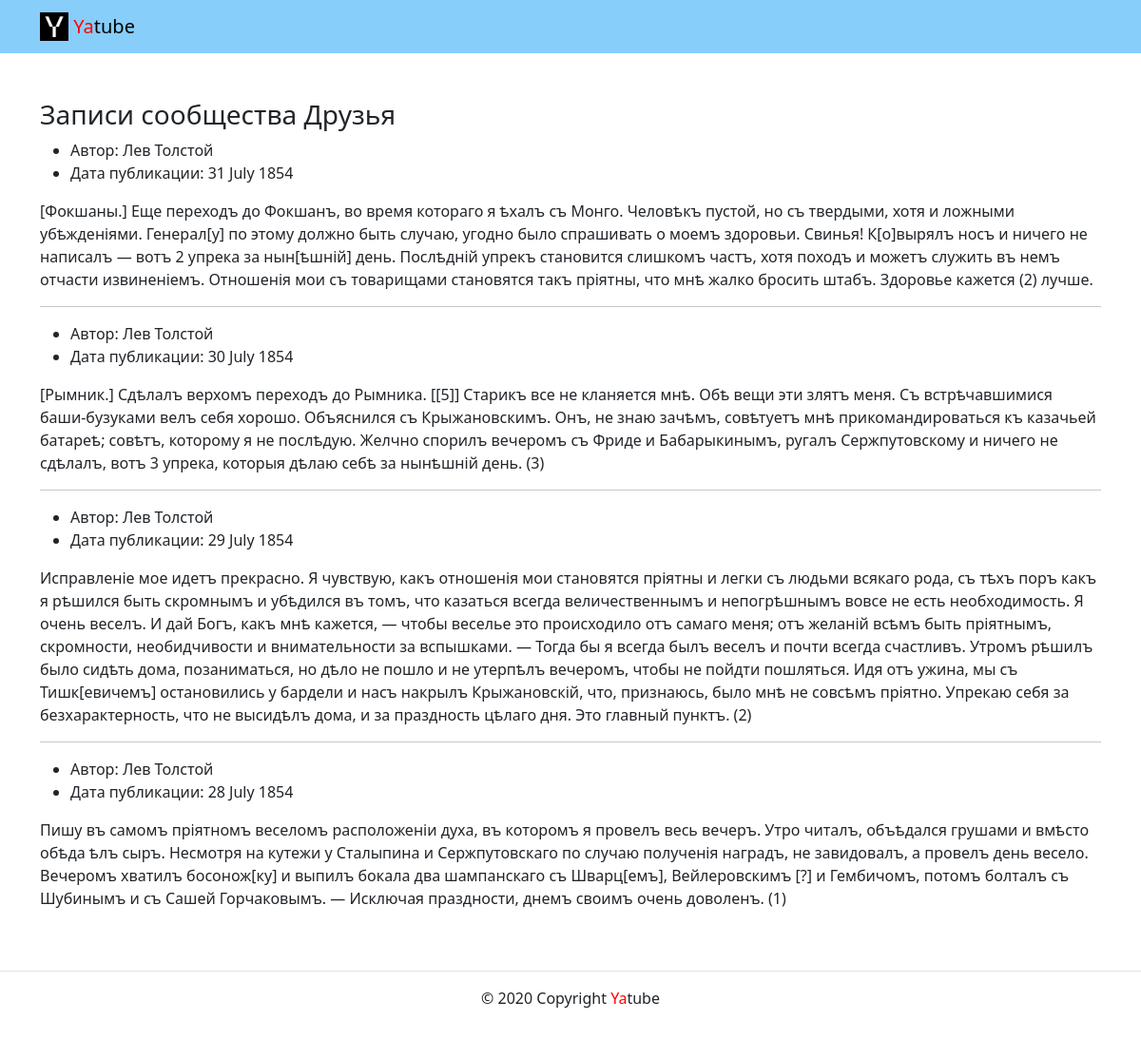
The app's page /group/friends/, older data.
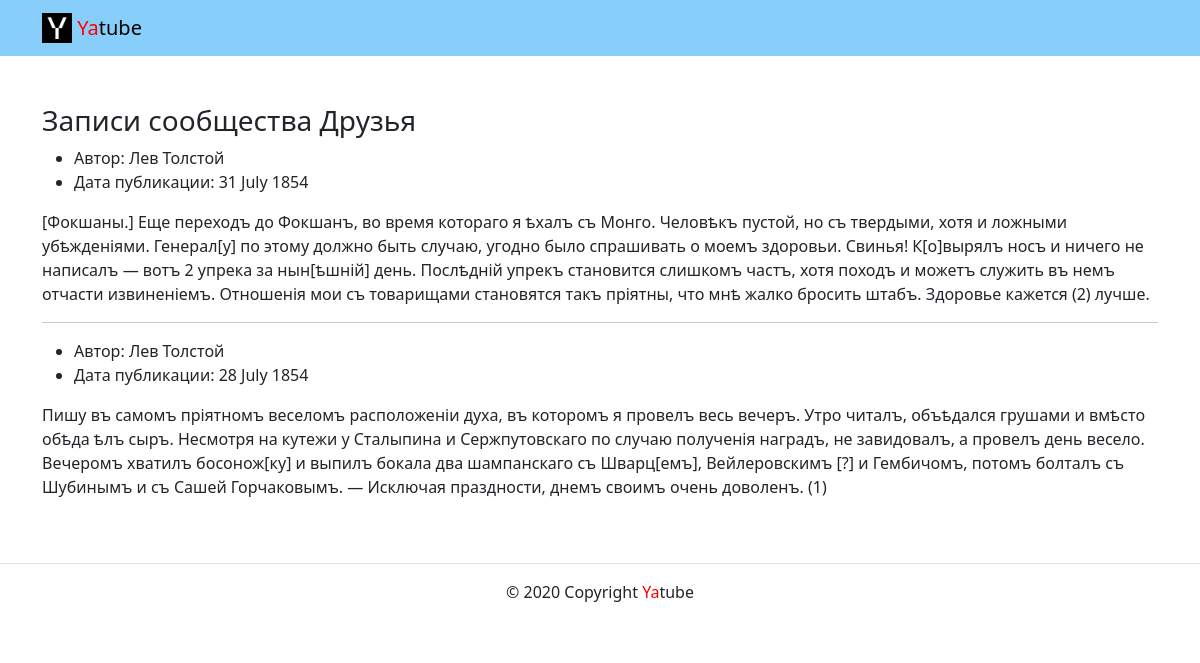
The same page, newer data.
### posts/models.py (models this page shows)
class Post(models.Model):
    text = models.TextField()
    pub_date = models.DateTimeField(auto_now_add=True)
    author = models.ForeignKey(
        User,
        on_delete=models.CASCADE,
        related_name='posts'
    )
    group = models.ForeignKey(
        Group, blank=True, null=True,
        on_delete=models.CASCADE,
    )

### posts/views.py (the view)
# urls.py: path('group/<slug:slug>/', views.group_posts, name='group_list'),
def group_posts(request, slug):
    group = get_object_or_404(Group, slug=slug)
    posts = Post.objects.filter(group=group).order_by('-pub_date')[:10]
    context = {
        'posts': posts,
        'group': group,
        'title': f'Записи сообщества {group}'
    }
    return render(request, 'posts/group_list.html', context)

### posts/models.py (called while the page is built)
    def __str__(self):
        return self.title

### templates/posts/group_list.html (shortened to what this page needs)
{% extends 'base.html' %}
{%block content %}
<div class="container py-5">
  <h3> {{ title }} </h3>
      {% for post in posts %}
        <article>
        <ul>
          <li>
            Автор: {{ post.author.get_full_name }}
          </li>
          <li>
            Дата публикации: {{ post.pub_date|date:"d E Y" }}
          </li>
        </ul>
        <p>
          {{ post.text }}
        </p>
        {% if not forloop.last %}<hr>{% endif %}
        </article>
      {% endfor %}
  </div>
{%endblock%}
{%block footer%}
<footer class="page-footer font-small blue border-top">
  <div class="footer-copyright text-center py-3">
    {% include 'includes/footer.html' %}
  </div>
</footer>
{%endblock%}

### templates/base.html (shortened to what this page needs)
{% load static %}
<!DOCTYPE html>
<html lang="ru">
  <head>
    <link rel="stylesheet" href="{% static 'css/bootstrap.min.css' %}">
  </head>
  <body>
    <header>
      {% include 'includes/header.html' %}
    </header>
    <main>
    {%block content %}{%endblock %}
    </main>
    {%block footer %}{%endblock %}
    </body>
</html>

### templates/includes/header.html (shortened to what this page needs)
{% load static %}
<nav class="navbar navbar-light" style="background-color: lightskyblue">
    <div class="container">
    <a class="navbar-brand" href={% url "posts:index"%}>
        <img src="{% static 'img/logo.png' %}" width="30" height="30" class="d-inline-block align-top" alt="">
        <span style="color:red">Ya</span>tube
    </div>
</nav>

### templates/includes/footer.html
<p>© 2020 Copyright <span style="color:red">Ya</span>tube</p>

Row changes from the older to the newer data that the page shows:
no longer on this page (row edited): Post: author.get_full_name "Лев Толстой", pub_date "30 July 1854", text "[Рымник.] Сдѣлалъ верхомъ переходъ до Рымника. [[5]] Старикъ все не кланяется мнѣ. Обѣ вещи эти злятъ меня. Съ встрѣчавшимися баши-бузуками велъ себя хорошо. Объяснился съ Крыжановскимъ. Онъ, не знаю зачѣмъ, совѣтуетъ мнѣ прикомандироваться къ казачьей батареѣ; совѣтъ, которому я не послѣдую. Желчно спорилъ вечеромъ съ Фриде и Бабарыкинымъ, ругалъ Сержпутовскому и ничего не сдѣлалъ, вотъ 3 упрека, которыя дѣлаю себѣ за нынѣшній день. (3)"
no longer on this page (row edited): Post: author.get_full_name "Лев Толстой", pub_date "29 July 1854", text "Исправленіе мое идетъ прекрасно. Я чувствую, какъ отношенія мои становятся пріятны и легки съ людьми всякаго рода, съ тѣхъ поръ какъ я рѣшился быть скромнымъ и убѣдился въ томъ, что казаться всегда величественнымъ и непогрѣшнымъ вовсе не есть необходимость. Я очень веселъ. И дай Богъ, какъ мнѣ кажется, — чтобы веселье это происходило отъ самаго меня; отъ желаній всѣмъ быть пріятнымъ, скромности, необидчивости и внимательности за вспышками. — Тогда бы я всегда былъ веселъ и почти всегда счастливъ. Утромъ рѣшилъ было сидѣть дома, позаниматься, но дѣло не пошло и не утерпѣлъ вечеромъ, чтобы не пойдти пошляться. Идя отъ ужина, мы съ Тишк[евичемъ] остановились у бардели и насъ накрылъ…"
